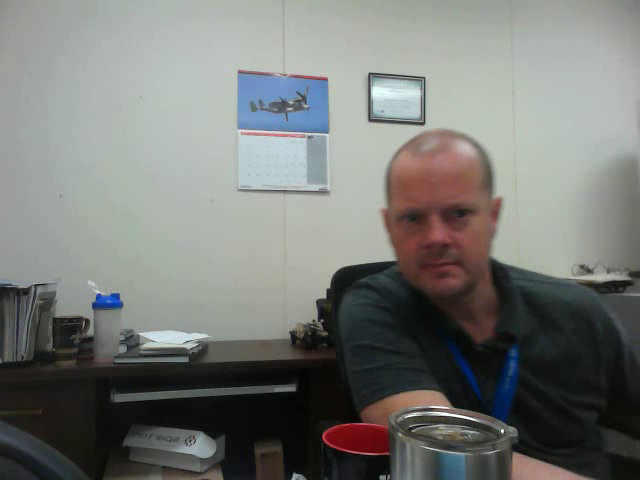
#> input picture frame 38 of Image and Video Algorithms/Pics and Vids/vids/output.mp4, 640 x 480 px
$ python 'Lucas-Kanade Optical Flow.py'
#> lines starting #> are read from the running program, lines starting #| are printed output that depends on the picture
# -*- coding: utf-8 -*-
"""
Created on Thu Jan 26 11:30:41 2017

@author: rwheatley
"""
import numpy as np
import cv2

cap = cv2.VideoCapture('output.mp4')

# params for ShiTomasi corner detection
feature_params = dict( maxCorners = 100,
                       qualityLevel = 0.5,
                       minDistance = 7,
                       blockSize = 7 )

# Parameters for lucas kanade optical flow
lk_params = dict( winSize  = (15,15),
                  maxLevel = 2,
                  criteria = (cv2.TERM_CRITERIA_EPS | cv2.TERM_CRITERIA_COUNT, 10, 0.03))

# Create some random colors
color = np.random.randint(0,255,(100,3))

# Take first frame and find corners in it
ret, old_frame = cap.read()
#> old_frame is the input picture: shape (480, 640, 3); mean B, G, R 117.4, 121.5, 119.1

old_gray = cv2.cvtColor(old_frame, cv2.COLOR_BGR2GRAY)
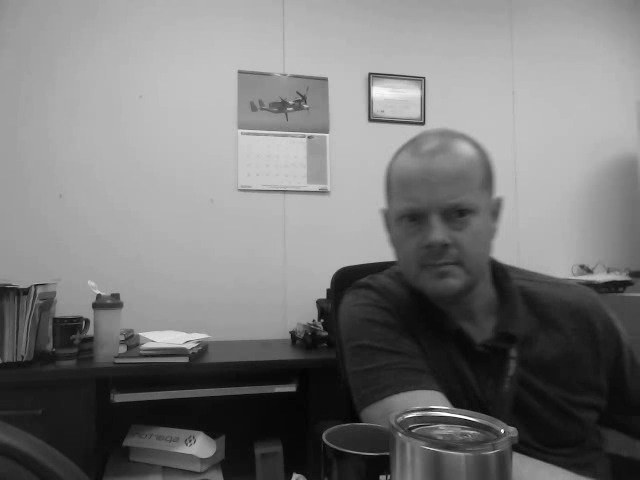
#> old_gray: shape (480, 640); min 3, max 255, mean 120.2

p0 = cv2.goodFeaturesToTrack(old_gray, mask = None, **feature_params)
#> p0 = [[501, 431], [422, 122], [370, 75], [422, 79], [295, 475], [382, 477], [98, 296], [323, 296], [370, 119]]

# Create a mask image for drawing purposes
mask = np.zeros_like(old_frame)

while(1):
    ret,frame = cap.read()
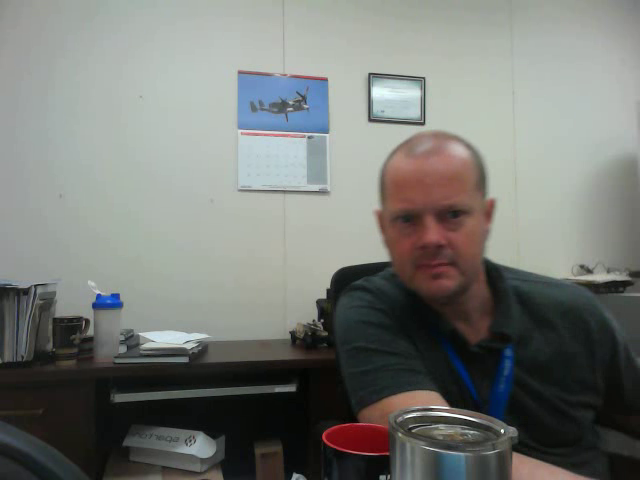
#> input picture frame 39 of Image and Video Algorithms/Pics and Vids/vids/output.mp4, 640 x 480 px
#> frame is the input picture: shape (480, 640, 3); mean B, G, R 117.4, 121.6, 119.1

    # check to see if we have reached the end of the
    # video
    if not ret:
        break

    frame_gray = cv2.cvtColor(frame, cv2.COLOR_BGR2GRAY)

    # calculate optical flow
    p1, st, err = cv2.calcOpticalFlowPyrLK(old_gray, frame_gray, p0, None, **lk_params)
#> p1 = [[501, 431], [422, 122.2], [370, 75.22], [421.9, 79.26], [295, 475], [382, 477], [98, 296], [323, 296], [370, 119.1]]; st = [1, 1, 1, 1, 1, 1, 1, 1, 1]; err = [4.99, 2.94, 2.43, 4.61, 1.72, 1.11, 0.741, 1.95, 2.5]

#> (the run stopped early here; a loop or call above may not have finished)

$ run again, starting later in the video
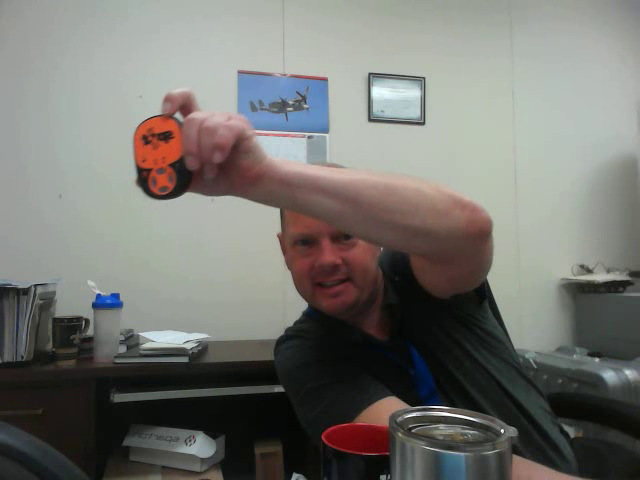
#> input picture frame 172 of Image and Video Algorithms/Pics and Vids/vids/output.mp4, 640 x 480 px
#> old_frame is the input picture: shape (480, 640, 3); mean B, G, R 112.4, 117.2, 117.5
#> `old_gray = cv2.cvtColor(old_frame, cv2.COLOR_BGR2GRAY)`:
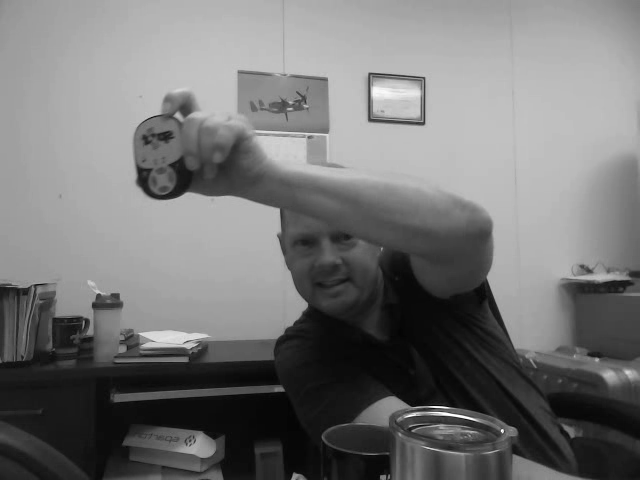
#> old_gray: shape (480, 640); min 1, max 255, mean 116.6
#> p0 = [[501, 430], [422, 122], [370, 75], [422, 79], [383, 477], [98, 296], [295, 475], [370, 119]]
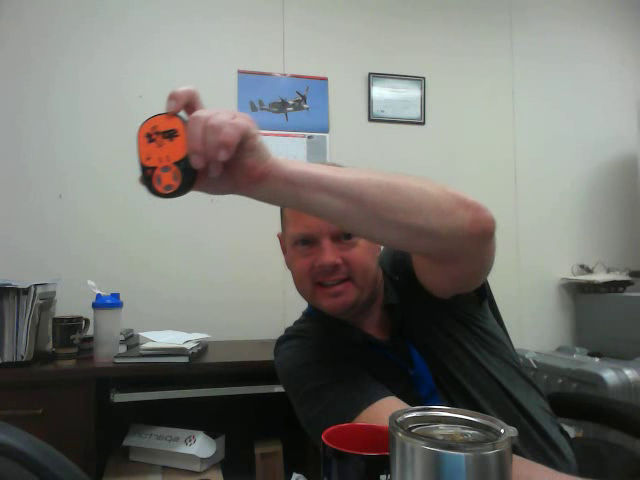
#> input picture frame 173 of Image and Video Algorithms/Pics and Vids/vids/output.mp4, 640 x 480 px
#> frame is the input picture: shape (480, 640, 3); mean B, G, R 112, 117, 117.3
#> p1 = [[501, 429.9], [422, 121.9], [370, 74.82], [422, 78.82], [383, 476.9], [98.01, 295.9], [295, 474.9], [370, 118.9]]; st = [1, 1, 1, 1, 1, 1, 1, 1]; err = [2.7, 2.98, 2.23, 3.38, 2.64, 1.95, 1.83, 2.34]

$ run again, starting later in the video
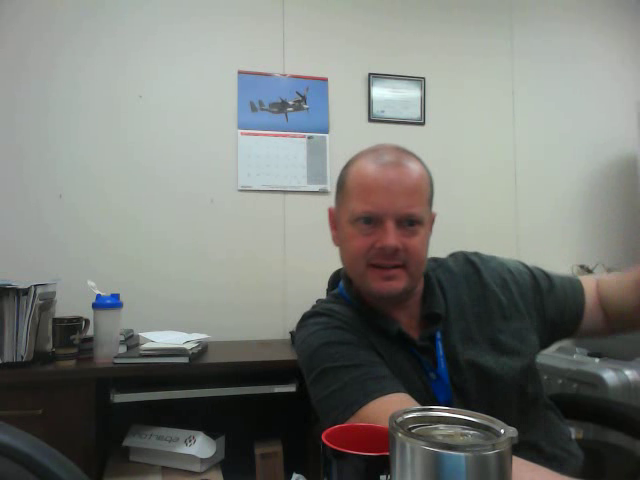
#> input picture frame 306 of Image and Video Algorithms/Pics and Vids/vids/output.mp4, 640 x 480 px
#> old_frame is the input picture: shape (480, 640, 3); mean B, G, R 118.4, 123.1, 120.6
#> `old_gray = cv2.cvtColor(old_frame, cv2.COLOR_BGR2GRAY)`:
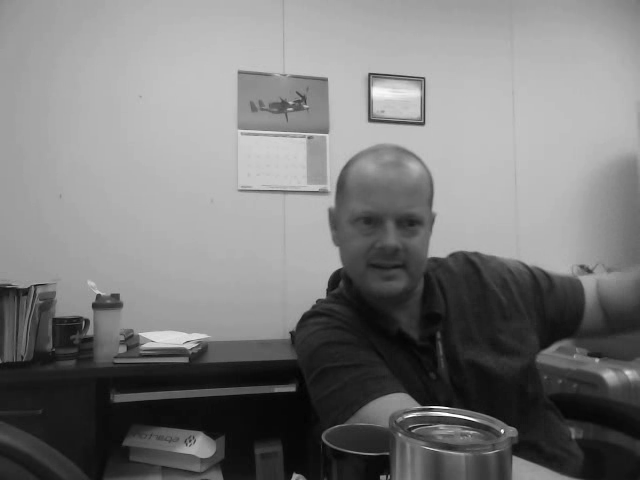
#> old_gray: shape (480, 640); min 0, max 255, mean 121.7
#> p0 = [[501, 431], [370, 75], [422, 122], [295, 475], [383, 477], [98, 296], [423, 79], [323, 296], [34, 287], [370, 119]]
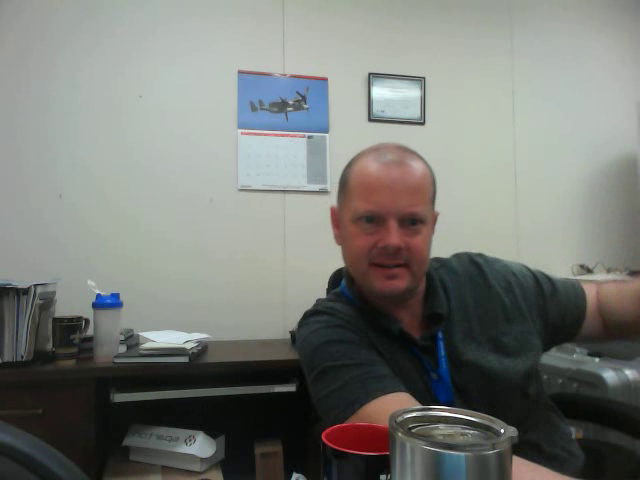
#> input picture frame 307 of Image and Video Algorithms/Pics and Vids/vids/output.mp4, 640 x 480 px
#> frame is the input picture: shape (480, 640, 3); mean B, G, R 118.4, 123.3, 120.6
#> p1 = [[501, 430.6], [370, 74.69], [422, 121.7], [295, 474.5], [383, 476.5], [97.96, 295.6], [423, 78.68], [323, 295.5], [33.93, 286.6], [370, 118.7]]; st = [1, 1, 1, 1, 1, 1, 1, 1, 1, 1]; err = [3.77, 4.1, 4.47, 4.21, 6.52, 3.32, 3.95, 4.01, 5.41, 2.84]
